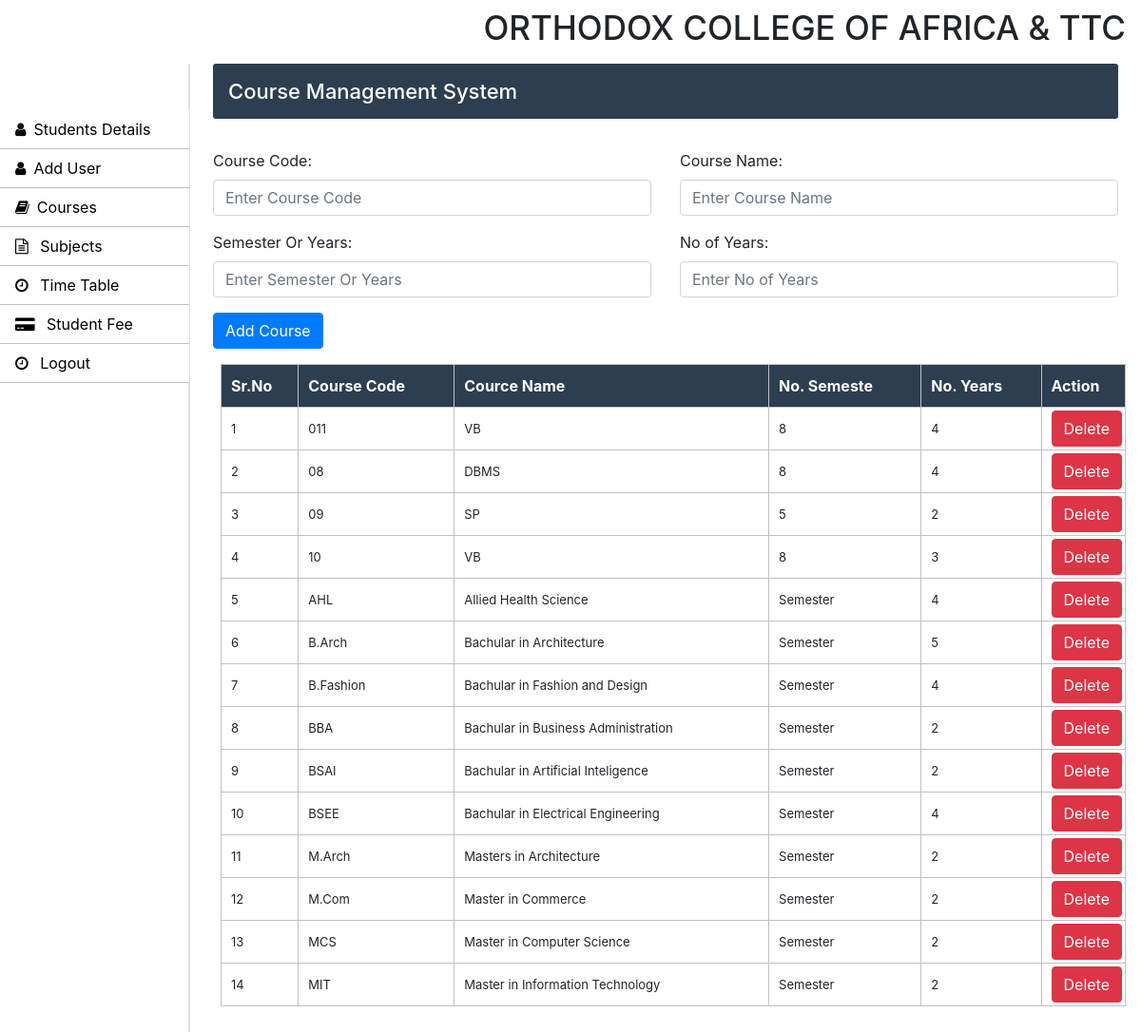
Screenshot of /admin/courses.php with the database file from the repository.
### tables this page shows
CREATE TABLE `courses` (
  `course_code` varchar(10) NOT NULL,
  `course_name` varchar(50) NOT NULL,
  `semester_or_year` varchar(10) NOT NULL,
  `no_of_year` int(10) NOT NULL
);

### admin/courses.php (the view, shortened to what this page needs)
<?php
    include('../db/connect.php');
?>
<!DOCTYPE html>
<html>
  <!doctype html>
<html lang="en">
	<head>
      <link rel="stylesheet" type="text/css" href="css/bootstrap.min.css">
      <link rel="stylesheet" type="text/css" href="css/footer.css">
      <link rel="stylesheet" type="text/css" href="css/style.css">
    <link rel="stylesheet" href="https://stackpath.bootstrapcdn.com/font-awesome/4.7.0/css/font-awesome.min.css">
  </head>
  <body>
  	<nav id="nav" class="navbar ">
		<div id="title">
		  	<h1>ORTHODOX COLLEGE OF AFRICA & TTC</h1>
		</div>
	</nav>
    <nav id="sidebarMenu" class="">
			<div class="col-xl-2 col-lg-3 col-md-4 sidebar position-fixed border-right">
        <div class="sidebar-header">
          <div class="nav-item">
              <a class="nav-link text-white" href="dashboard.php">
                  <i class="fa fa-home mr-2" aria-hidden="true"></i> Dashboard
              </a>
          </div>
        </div>
        <ul class="nav flex-column">
        	<li class="nav-item">
            <a class="nav-link" href="../admin/Student.php">
              <i class="fa fa-user mr-2" aria-hidden="true"></i>Students Details
            </a>
		      </li>
          <li class="nav-item">
            <a class="nav-link" href="../admin/Teacher.php">
              <i class="fa fa-user mr-2" aria-hidden="true"></i>Add User
            </a>
		      </li>
          <li class="nav-item">
            <a class="nav-link" href="../admin/Courses.php">
              <i class="fa fa-book mr-2" aria-hidden="true"></i>Courses
            </a>
          </li>
          <li class="nav-item">
            <a class="nav-link" href="../admin/subjects.php">
              <i class="fa fa-file-text-o mr-2" aria-hidden="true"></i> Subjects
            </a>
          </li>
          <li class="nav-item">
            <a class="nav-link" href="../admin/time-table.php">
               <i class="fa fa-clock-o mr-2" aria-hidden="true"></i> Time Table
            </a>
		  </li>
           <li class="nav-item">
            <a class="nav-link" href="../admin/student-fee.php">
              <i class="fa fa-credit-card-alt mr-2" aria-hidden="true"></i> Student Fee
            </a>
          </li>
          <li class="nav-item">
            <a class="nav-link" href="../index.php">
               <i class="fa fa-clock-o mr-2" aria-hidden="true"></i> Logout
            </a>
		  </li>
        </ul>
      </div>
    </nav>
	<main role="main" class="col-xl-10 col-lg-9 col-md-8 ml-sm-auto px-md-4 mb-2 w-100">
			<div class="sub-main">
				<div class="bar-margin text-center d-flex flex-wrap flex-md-nowrap pt-3 pb-2 mb-3 text-white admin-dashboard pl-3">
					<h4>Course Management System </h4>
				</div>
				<div class="row">
					<div class="col-md-12">
						<form action="courses.php" method="post">
							<div class="row mt-3">
								<div class="col-md-6">
									<div class="form-group">
										<label for="exampleInputEmail1">Course Code: </label>
										<input type="text" name="course_code" class="form-control" required placeholder="Enter Course Code">
									</div>
								</div>
								<div class="col-md-6">
									<div class="form-group">
										<label for="exampleInputPassword1">Course Name:</label>
										<input type="text" name="course_name" class="form-control" required placeholder="Enter Course Name">
									</div>
								</div>
							</div>
							<div class="row">
								<div class="col-md-6">
									<div class="form-group">
										<label for="exampleInputEmail1">Semester Or Years:</label>
										<input type="text" name="semester_or_year" class="form-control" required placeholder="Enter Semester Or Years">
									</div>
								</div>
								<div class="col-md-6">
									<div class="form-group">
										<label for="exampleInputPassword1">No of Years:</label>
										<input type="text" name="no_of_year" class="form-control" required  placeholder="Enter No of Years">
									</div>
								</div>
							</div>
							<div class="row w-100">
								<div class="col-md-12">
									<input type="submit" name="submit" value="Add Course" class=" btn btn-primary ml-auto">
								</div>
							</div>
						</form>
					</div>
				</div>
				<div class="row">
					<div class="col-md-12 ml-2">
						<section class="mt-3">
							<table class="w-100 table-elements mb-5 table-three-tr" cellpadding="3">
								<tr class="table-tr-head table-three text-white">
									<th>Sr.No</th>
									<th>Course Code</th>
									<th>Cource Name</th>
									<th>No. Semeste</th>
									<th>No. Years</th>
									<th>Action</th>
								</tr>
									<?php
									$sr=1;
									$query="select course_code,course_name,semester_or_year,no_of_year from courses";
									$run=mysqli_query($con,$query);
									while($row=mysqli_fetch_array($run)) {
									echo	"<tr>";
									echo	"<td>".$sr++."</td>";
									echo	"<td>".$row['course_code']."</td>";
									echo	"<td>".$row['course_name']."</td>";
									echo	"<td>".$row['semester_or_year']."</td>";
									echo	"<td>".$row['no_of_year']."</td>";
									echo	"<td width='20'><a class='btn btn-danger' href=delete-function.php?course_code=".$row['course_code'].">Delete</a></td>";
									echo	"</tr>";
									}
								?>
							</table>
						</section>
					</div>
				</div>
			</div>
		</main>
</body>
</html>

### admin/css/style.css (style rules this page uses)
h1 { font-size: 35px; }
h4 { font-size: 22px; }
.sidebar { padding: 0; margin-top: 1px; height: 100%; box-shadow: inset -1px 0 0 rgba(0, 0, 0, .1); background-color: #fff; }
.sidebar-header { background: #; font-size: 22px !important; }
.sidebar ul { background-color: #ffffff; }
.sidebar ul li { border-bottom: 1px solid rgb(192, 190, 190); }
.sidebar ul li a { font-size: 16px !important; color: black; }
.admin-dashboard { margin-top: 1px !important; background: #2c3e50 !important; border-radius: 3px; }
.table-elements tr, td, th { font-size: 13px; border: 1px solid rgb(194, 193, 193); padding-left: 10px !important; }
.table-three { background: #2c3e50 !important; }
.table-tr-head { height: 45px !important; padding: 10px !important; margin-top: 5px !important; }
.table-font-for-transcript td, th { font-size: 16px !important; }

### rows the page displays
courses: course_code "011", course_name "VB", semester_or_year "8", no_of_year "4"
courses: course_code "08", course_name "DBMS", semester_or_year "8", no_of_year "4"
courses: course_code "09", course_name "SP", semester_or_year "5", no_of_year "2"
courses: course_code "10", course_name "VB", semester_or_year "8", no_of_year "3"
courses: course_code "AHL", course_name "Allied Health Science", semester_or_year "Semester", no_of_year "4"
courses: course_code "B.Arch", course_name "Bachular in Architecture", semester_or_year "Semester", no_of_year "5"
courses: course_code "B.Fashion", course_name "Bachular in Fashion and Design", semester_or_year "Semester", no_of_year "4"
courses: course_code "BBA", course_name "Bachular in Business Administration", semester_or_year "Semester", no_of_year "2"
courses: course_code "BSAI", course_name "Bachular in Artificial Inteligence", semester_or_year "Semester", no_of_year "2"
courses: course_code "BSEE", course_name "Bachular in Electrical Engineering", semester_or_year "Semester", no_of_year "4"
courses: course_code "M.Arch", course_name "Masters in Architecture", semester_or_year "Semester", no_of_year "2"
courses: course_code "M.Com", course_name "Master in Commerce", semester_or_year "Semester", no_of_year "2"
courses: course_code "MCS", course_name "Master in Computer Science", semester_or_year "Semester", no_of_year "2"
courses: course_code "MIT", course_name "Master in Information Technology", semester_or_year "Semester", no_of_year "2"
